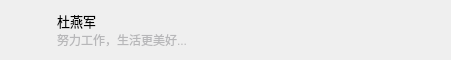
<?xml version="1.0" encoding="UTF-8"?>
<ui version="4.0">
 <class>EmployeeNodeItem</class>
 <widget class="QWidget" name="EmployeeNodeItem">
  <property name="geometry">
   <rect>
    <x>0</x>
    <y>0</y>
    <width>451</width>
    <height>60</height>
   </rect>
  </property>
  <property name="sizePolicy">
   <sizepolicy hsizetype="Expanding" vsizetype="Fixed">
    <horstretch>0</horstretch>
    <verstretch>0</verstretch>
   </sizepolicy>
  </property>
  <property name="minimumSize">
   <size>
    <width>0</width>
    <height>60</height>
   </size>
  </property>
  <property name="maximumSize">
   <size>
    <width>16777215</width>
    <height>60</height>
   </size>
  </property>
  <property name="windowTitle">
   <string>Form</string>
  </property>
  <property name="styleSheet">
   <string notr="true"/>
  </property>
  <layout class="QHBoxLayout" name="horizontalLayout">
   <item>
    <widget class="QLabel" name="lbHeadPic">
     <property name="sizePolicy">
      <sizepolicy hsizetype="Fixed" vsizetype="Fixed">
       <horstretch>0</horstretch>
       <verstretch>0</verstretch>
      </sizepolicy>
     </property>
     <property name="minimumSize">
      <size>
       <width>40</width>
       <height>40</height>
      </size>
     </property>
     <property name="maximumSize">
      <size>
       <width>16777215</width>
       <height>40</height>
      </size>
     </property>
     <property name="styleSheet">
      <string notr="true">image-position:right;</string>
     </property>
     <property name="text">
      <string/>
     </property>
    </widget>
   </item>
   <item>
    <layout class="QVBoxLayout" name="verticalLayout">
     <property name="spacing">
      <number>0</number>
     </property>
     <item>
      <widget class="QLabel" name="lbFullName">
       <property name="sizePolicy">
        <sizepolicy hsizetype="Expanding" vsizetype="Fixed">
         <horstretch>0</horstretch>
         <verstretch>0</verstretch>
        </sizepolicy>
       </property>
       <property name="minimumSize">
        <size>
         <width>0</width>
         <height>15</height>
        </size>
       </property>
       <property name="font">
        <font>
         <family>Microsoft YaHei UI</family>
         <pointsize>10</pointsize>
        </font>
       </property>
       <property name="styleSheet">
        <string notr="true"/>
       </property>
       <property name="text">
        <string>杜燕军</string>
       </property>
      </widget>
     </item>
     <item>
      <widget class="QLabel" name="lbSign">
       <property name="sizePolicy">
        <sizepolicy hsizetype="Expanding" vsizetype="Fixed">
         <horstretch>0</horstretch>
         <verstretch>0</verstretch>
        </sizepolicy>
       </property>
       <property name="minimumSize">
        <size>
         <width>0</width>
         <height>15</height>
        </size>
       </property>
       <property name="font">
        <font>
         <family>Microsoft YaHei UI</family>
         <pointsize>9</pointsize>
        </font>
       </property>
       <property name="styleSheet">
        <string notr="true">color: rgb(183, 183, 185);</string>
       </property>
       <property name="text">
        <string notr="true">努力工作，生活更美好...</string>
       </property>
      </widget>
     </item>
    </layout>
   </item>
  </layout>
 </widget>
 <resources/>
 <connections/>
</ui>
